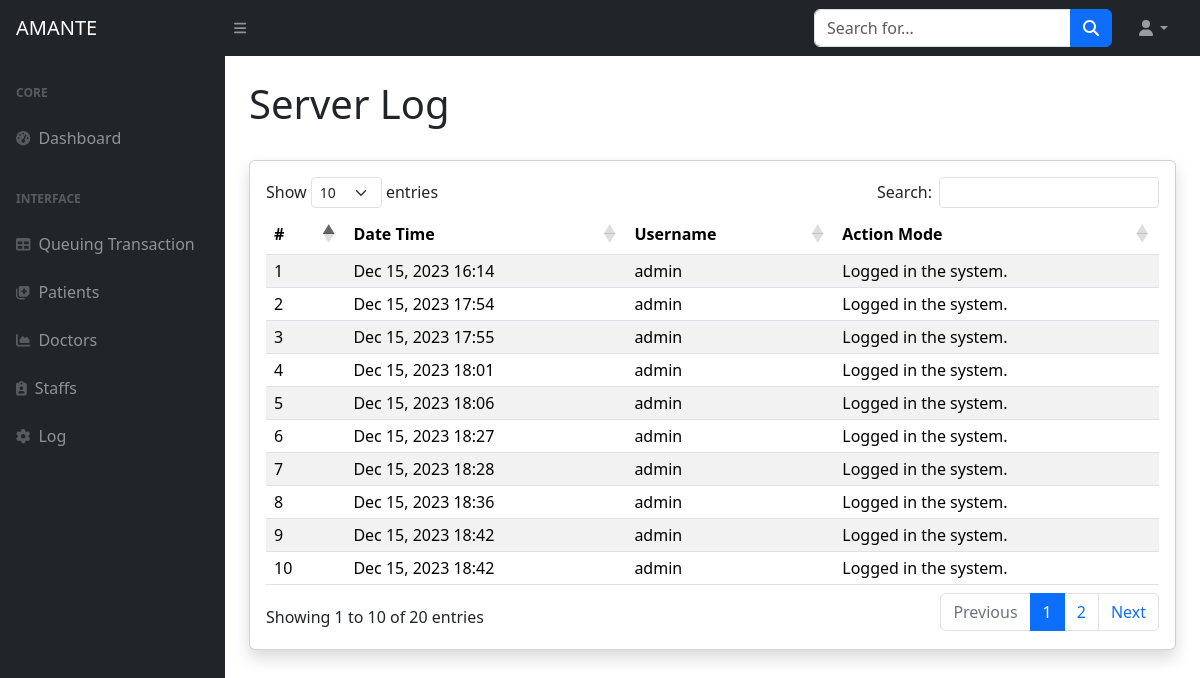
/adminlog.php, run on the app's committed database.
### tables this page shows
CREATE TABLE `logs` (
  `id` int(30) NOT NULL,
  `user_id` int(30) NOT NULL,
  `action_made` text NOT NULL,
  `date_created` datetime NOT NULL DEFAULT current_timestamp()
);

CREATE TABLE `user` (
  `id` int(11) NOT NULL,
  `name` text NOT NULL,
  `username` text NOT NULL,
  `password` text NOT NULL,
  `date_created` datetime DEFAULT NULL
);

### ADMIN/log.php (the view, shortened to what this page needs)
<?php
require './connection.php';
?>
<div class="container-fluid px-4">
    <h1 class="mt-4">Server Log</h1>
    <br>
    <div class="card shadow mb-8" id="tablecard">
    <div class="card-body">
        <div class="table-responsive"  id="table-responsive-id">
            <table class="table table-striped" id="dataTabledoctor">
                <thead>
                    <th>#</th>
                    <th>Date Time</th>
                    <th>Username</th>
                    <th>Action Mode</th>
                </thead>
                <tbody>
                <?php
                    $qry = $conn->query("SELECT l.*,u.username FROM `logs` l inner join user u on l.user_id = u.id order by  unix_timestamp(l.`date_created`) asc");
                    $i = 1;
                    while($row=$qry->fetch_assoc()):
                    ?>
                    <tr>
                        <td class="py-1 px-2"><?php echo $i++ ?></td>
                        <td class="py-1 px-2"><?php echo date("M d, Y H:i",strtotime($row['date_created'])) ?></td>
                        <td class="py-1 px-2"><?php echo $row['username'] ?></td>
                        <td class="py-1 px-2"><?php echo $row['action_made'] ?></td>
                    </tr>
                    <?php endwhile; ?>
                </tbody>
            </table>
        </div>
    </div>
</div>
<link rel="stylesheet" href="https://cdn.jsdelivr.net/npm/bootstrap@5.1.3/dist/css/bootstrap.min.css">

### adminlog.php
<!DOCTYPE html>
<html lang="en">
    <head>
       <?php include 'header.php';?>
    </head>
    <body class="sb-nav-fixed">
    <?php include 'topbar.php';?>
        <div id="layoutSidenav">
            <div id="layoutSidenav_nav">
                <?php include 'sidebar.php'; ?>
            </div>
            <div id="layoutSidenav_content">
                <main>
                    <?php include 'ADMIN/log.php';?>
                </main>
            </div>
        </div>
    <?php include 'script.php';?>
    </body>
</html>

### header.php (shortened to what this page needs)
<link href="./public/vendor/fontawesome-free/css/all.min.css" rel="stylesheet" type="text/css">
    <link href="https://cdn.datatables.net/1.13.8/css/dataTables.bootstrap5.min.css" rel="stylesheet"/>
    <link href="https://cdn.jsdelivr.net/npm/simple-datatables@7.1.2/dist/style.min.css" rel="stylesheet" />
    <link href="https://cdn.jsdelivr.net/npm/bootstrap@5.1.3/dist/css/bootstrap.min.css" rel="stylesheet">
    <link href="css/styles.css" rel="stylesheet" />

### topbar.php (shortened to what this page needs)
<nav class="sb-topnav navbar navbar-expand navbar-dark bg-dark">
            <a class="navbar-brand ps-3" href="adminlayout.php">AMANTE</a>
            <button class="btn btn-link btn-sm order-1 order-lg-0 me-4 me-lg-0" id="sidebarToggle" href="#!"><i class="fas fa-bars"></i></button>
            <form class="d-none d-md-inline-block form-inline ms-auto me-0 me-md-3 my-2 my-md-0">
                <div class="input-group">
                    <input class="form-control" type="text" placeholder="Search for..." aria-label="Search for..." aria-describedby="btnNavbarSearch" />
                    <button class="btn btn-primary" id="btnNavbarSearch" type="button"><i class="fas fa-search"></i></button>
                </div>
            </form>
            <ul class="navbar-nav ms-auto ms-md-0 me-3 me-lg-4">
                <li class="nav-item dropdown">
                    <a class="nav-link dropdown-toggle" id="navbarDropdown" href="#" role="button" data-bs-toggle="dropdown" aria-expanded="false"><i class="fas fa-user fa-fw"></i></a>
                </li>
            </ul>
        </nav>

### sidebar.php (shortened to what this page needs)
<nav class="sb-sidenav accordion sb-sidenav-dark" id="sidenavAccordion">
                    <div class="sb-sidenav-menu">
                        <div class="nav">
                            <div class="sb-sidenav-menu-heading">Core</div>
                            <a class="nav-link" href="adminlayout.php">
                                <div class="sb-nav-link-icon"><i class="fas fa-tachometer-alt"></i></div>
                                Dashboard
                            </a>
                            <div class="sb-sidenav-menu-heading">Interface</div>
                            <a class="nav-link" href="adminqueuing.php">
                                <div class="sb-nav-link-icon"><i class="fas fa-table"></i></div>
                                Queuing Transaction
                            </a>
                            <a class="nav-link" href="adminpatient.php">
                                <div class="sb-nav-link-icon"><i class="fas fa-notes-medical"></i></div>
                                Patients
                            </a>
                            <a class="nav-link" href="admindoctors.php">
                                <div class="sb-nav-link-icon"><i class="fas fa-chart-area"></i></div>
                                Doctors
                            </a>
                            <a class="nav-link" href="adminstaff.php">
                                <div class="sb-nav-link-icon"><i class="fas fa-clipboard-user"></i></div>
                                Staffs
                            </a>
                            <a class="nav-link"  id="dropdownMenuLink" data-bs-toggle="dropdown" aria-expanded="false">
                                <div class="sb-nav-link-icon"><i class="fas fa-cog"></i></div>
                                Log
                            </a>
                        </div>
                    </div>
                </nav>

### script.php (shortened to what this page needs)
<link href="https://cdn.jsdelivr.net/npm/bootstrap@5.3.2/dist/css/bootstrap.min.css" rel="stylesheet">

### data on the page
logs: date_created "Dec 15, 2023 16:14", user.username "admin", action_made "Logged in the system."
logs: date_created "Dec 15, 2023 17:54", user.username "admin", action_made "Logged in the system."
logs: date_created "Dec 15, 2023 17:55", user.username "admin", action_made "Logged in the system."
logs: date_created "Dec 15, 2023 18:01", user.username "admin", action_made "Logged in the system."
logs: date_created "Dec 15, 2023 18:06", user.username "admin", action_made "Logged in the system."
logs: date_created "Dec 15, 2023 18:27", user.username "admin", action_made "Logged in the system."
logs: date_created "Dec 15, 2023 18:28", user.username "admin", action_made "Logged in the system."
logs: date_created "Dec 15, 2023 18:36", user.username "admin", action_made "Logged in the system."
logs: date_created "Dec 15, 2023 18:42", user.username "admin", action_made "Logged in the system."
logs: date_created "Dec 15, 2023 18:42", user.username "admin", action_made "Logged in the system."
